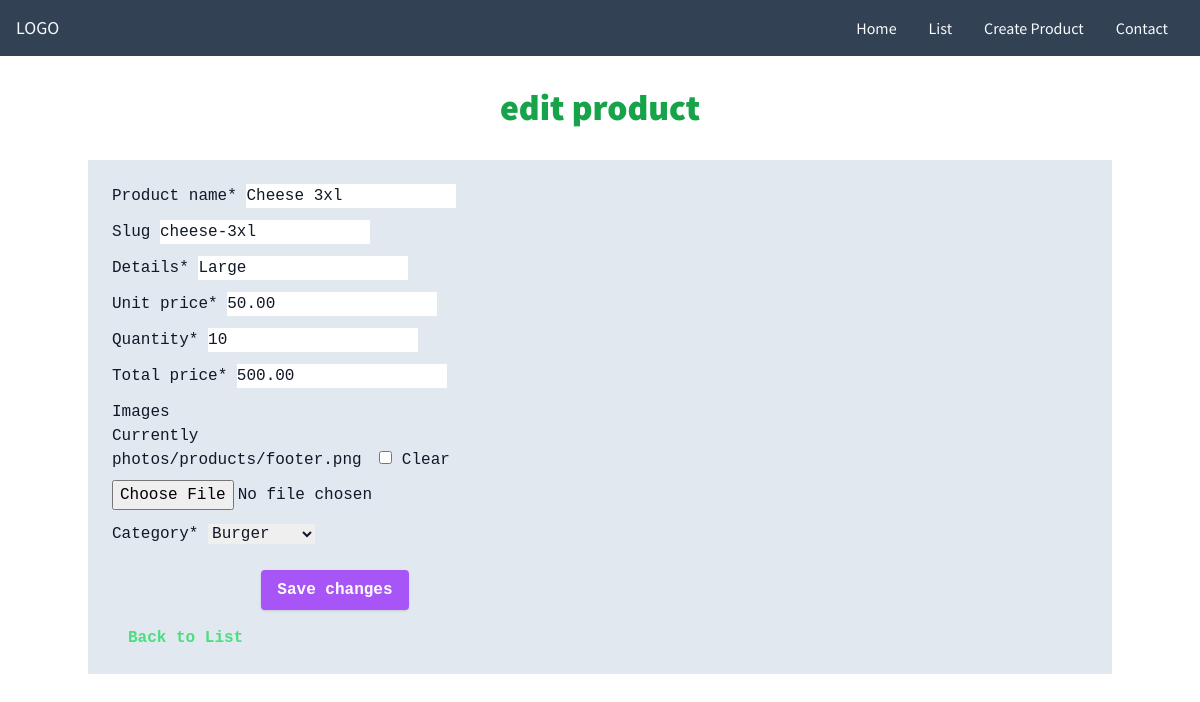
The app's page /shopapp/editprod/1/ with its own data.
### myApp/models.py (models this page shows, shortened)
class Product(models.Model):
    product_name = models.CharField(max_length=50)
    slug = models.SlugField(null=True, blank=True)
    details = models.CharField(max_length=50, null=True)
    unit_price = models.DecimalField(max_digits=8, decimal_places=2, default=0)
    quantity = models.IntegerField(default=0)
    total_price = models.DecimalField(max_digits=8, decimal_places=2, default=0)
    purchase_date = models.DateTimeField(auto_now_add=True)
    images = models.FileField(upload_to='photos/products', default='photos/products/placeholder.png', blank=True)
    category = models.ForeignKey(Category, on_delete=models.CASCADE)
    created_date = models.DateField(auto_now_add=True)
    modified_date = models.DateField(auto_now=True)

### myApp/views.py (the view)
# urls.py: path('editprod/<int:id>/', views.editProduct, name='editProduct'),
def editProduct(request, id):
    products = Product.objects.all().order_by('id')
    if request.method == 'POST':
        product = Product.objects.get(pk = id)
        form = ProductForm(request.POST or None, request.FILES, instance=product)
        if form.is_valid():
            print('OK')
            form.save()
            return redirect('list')
    else:
        product = Product.objects.get(pk=id)
        form = ProductForm(request.POST or None, instance=product)
    context = {'title' : 'edit product', 'form' : form, 'products' : products}
    return render(request, 'ShopAPP/createProduct.html', context)

### myApp/forms.py
class ProductForm(forms.ModelForm):
    class Meta:
        model = Product
        fields = '__all__'
        exclude = ('total_price', 'slug', 'product_name' ),

### myApp/models.py (called while the page is built)
    def __str__ (self):
          return self.category_name

### myApp/templates/ShopApp/createProduct.html (shortened to what this page needs)
{% extends 'base.html' %} {% block content %}
<div class="w-full">
  <h1 class="text-center font-extrabold text-4xl text-green-600 mt-8">
    {% block title %} {{ title }} {% endblock %}
  </h1>
  <section class="container mx-auto p-6 font-mono mt-8 bg-slate-200">
        {% load tailwind_filters %}
         <form class="w-full max-w-md"  method="POST" enctype="multipart/form-data">
          <div class=" mb-6">
            {% load crispy_forms_tags %}
            {{ form|crispy }}
          </div>
          <div class="md:flex md:items-center">
            <div class="md:w-2/3">
              <button
                class="shadow bg-purple-500 hover:bg-purple-400 focus:shadow-outline focus:outline-none text-white font-bold py-2 px-4 rounded"
                type="submit"
              >
                Save changes
              </button>
            </div>
          </div>
          <div class="md:flex md:items-center mt-4">
            <div class="md:w-2/3">
              <a
                class="font-bold py-2 px-4 text-green-400"
                href="{% url 'list' %}"
              >
                Back to List
              </a>
            </div>
          </div>
        </form>
  </section>
</div>
{% endblock content %}

### records on screen
Product: product_name "Cheese 3xl", slug "cheese-3xl", details "Large", unit_price "50.00", quantity "10", total_price "500.00", category "Burger"

### other values on screen
{{ title }} "edit product"
